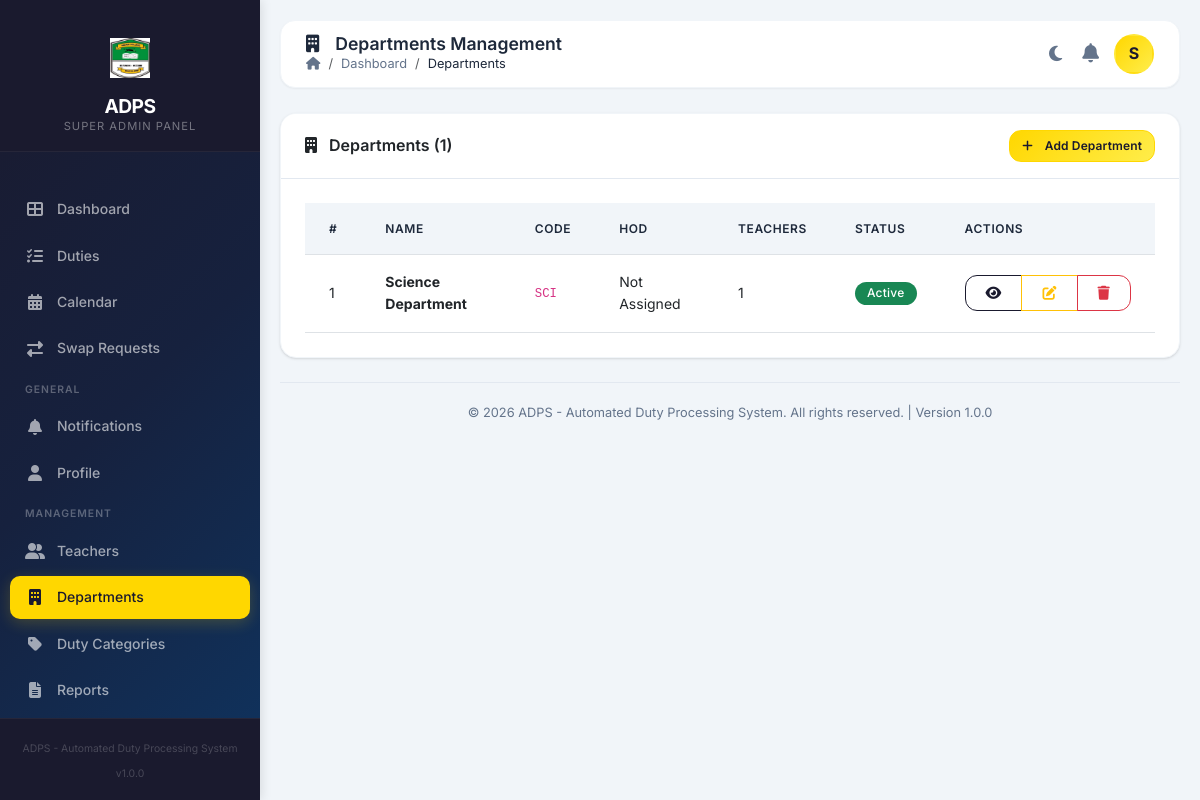
The app's page /views/departments/ (signed in) with its own data.
### tables this page shows
CREATE TABLE users (
    id INT PRIMARY KEY AUTO_INCREMENT,
    username VARCHAR(50) UNIQUE NOT NULL,
    email VARCHAR(100) UNIQUE NOT NULL,
    password VARCHAR(255) NOT NULL,
    full_name VARCHAR(100) NOT NULL,
    role ENUM('super_admin', 'admin', 'teacher') DEFAULT 'teacher',
    status ENUM('active', 'inactive', 'suspended') DEFAULT 'active',
    email_verified BOOLEAN DEFAULT FALSE,
    two_factor_enabled BOOLEAN DEFAULT FALSE,
    two_factor_secret VARCHAR(255) NULL,
    remember_token VARCHAR(100) NULL,
    last_login DATETIME NULL,
    last_ip VARCHAR(45) NULL,
    created_at TIMESTAMP DEFAULT CURRENT_TIMESTAMP,
    updated_at TIMESTAMP DEFAULT CURRENT_TIMESTAMP ON UPDATE CURRENT_TIMESTAMP,
    INDEX idx_email (email),
    INDEX idx_status (status)
);

CREATE TABLE departments (
    id INT PRIMARY KEY AUTO_INCREMENT,
    name VARCHAR(100) NOT NULL,
    code VARCHAR(20) UNIQUE NOT NULL,
    description TEXT,
    hod_id INT NULL,
    contact_email VARCHAR(100),
    contact_phone VARCHAR(20),
    year_established YEAR,
    status ENUM('active', 'inactive') DEFAULT 'active',
    created_at TIMESTAMP DEFAULT CURRENT_TIMESTAMP,
    updated_at TIMESTAMP DEFAULT CURRENT_TIMESTAMP ON UPDATE CURRENT_TIMESTAMP,
    INDEX idx_code (code),
    FOREIGN KEY (hod_id) REFERENCES teachers(id) ON DELETE SET NULL
);

### views/departments/index.php (the view, shortened to what the rows shown need)
<?php
require_once __DIR__ . '/../../includes/functions.php';
require_once __DIR__ . '/../../includes/auth.php';
require_once __DIR__ . '/../../models/Department.php';
$auth = new Auth();
$filters = [];
$departments = Department::all($filters);
require_once __DIR__ . '/../../includes/header.php';
?>
<div class="card">
    <div class="card-body">
        <?php if (empty($departments)): ?>
            <div class="text-center py-5">
                <i class="fas fa-building fa-3x text-muted d-block mb-3"></i>
                <h5 class="text-muted">No departments found</h5>
                <a href="<?php echo SITE_URL; ?>/views/departments/create.php" class="btn btn-accent">
                    <i class="fas fa-plus me-2"></i> Add Department
                </a>
            </div>
        <?php else: ?>
            <div class="table-responsive">
                <table class="table table-hover">
                    <thead>
                        <tr>
                            <th>#</th>
                            <th>Name</th>
                            <th>Code</th>
                            <th>HOD</th>
                            <th>Teachers</th>
                            <th>Status</th>
                            <th>Actions</th>
                        </tr>
                    </thead>
                    <tbody>
                        <?php foreach ($departments as $index => $dept): ?>
                            <tr>
                                <td><?php echo $index + 1; ?></td>
                                <td><strong><?php echo htmlspecialchars($dept['name']); ?></strong></td>
                                <td><code><?php echo htmlspecialchars($dept['code']); ?></code></td>
                                <td><?php echo htmlspecialchars($dept['hod_name'] ?? 'Not Assigned'); ?></td>
                                <td><?php echo $dept['teacher_count'] ?? 0; ?></td>
                                <td>
                                    <span class="badge bg-<?php echo getStatusBadgeColor($dept['status']); ?>">
                                        <?php echo ucfirst($dept['status']); ?>
                                    </span>
                                </td>
                                <td>
                                    <div class="btn-group btn-group-sm">
                                        <a href="<?php echo SITE_URL; ?>/views/departments/view.php?id=<?php echo $dept['id']; ?>"
                                           class="btn btn-outline-primary">
                                            <i class="fas fa-eye"></i>
                                        </a>
                                        <a href="<?php echo SITE_URL; ?>/views/departments/edit.php?id=<?php echo $dept['id']; ?>"
                                           class="btn btn-outline-warning">
                                            <i class="fas fa-edit"></i>
                                        </a>
                                        <a href="<?php echo SITE_URL; ?>/views/departments/delete.php?id=<?php echo $dept['id']; ?>"
                                           class="btn btn-outline-danger"
                                           onclick="return confirm('Are you sure you want to delete this department?');">
                                            <i class="fas fa-trash"></i>
                                        </a>
                                    </div>
                                </td>
                            </tr>
                        <?php endforeach; ?>
                    </tbody>
                </table>
            </div>
        <?php endif; ?>
    </div>
</div>
<?php
require_once __DIR__ . '/../../includes/footer.php';
?>

### includes/header.php (shortened to what the rows shown need)
<?php
$user = $auth->getUser();
$role = $user['role'] ?? 'teacher';
$teacherInitial = substr($user['full_name'], 0, 1);
$profilePhoto = SITE_URL . '/assets/images/default-avatar.png';
$hasProfilePhoto = false;
?>
<!DOCTYPE html>
<html lang="en">
<head>
    <link href="https://cdn.jsdelivr.net/npm/bootstrap@5.3.0/dist/css/bootstrap.min.css" rel="stylesheet">
    <link href="https://cdnjs.cloudflare.com/ajax/libs/font-awesome/6.4.0/css/all.min.css" rel="stylesheet">
    <link href="<?php echo SITE_URL; ?>/assets/css/styles.css" rel="stylesheet">
</head>
<body>
    <div class="sidebar" id="sidebar">
        <div class="sidebar-brand">
            <span class="logo-icon">
                <img src="<?php echo SITE_URL; ?>/assets/images/logo.jpeg" alt="logo" width="40" height="40">
            </span>
            <h3>ADPS</h3>
            <p><?php echo ucfirst(str_replace('_', ' ', $role)); ?> Panel</p>
        </div>
    </div>
    <div class="main-content">
        <div class="top-header">
            <div class="user-info">
                <div class="user-dropdown">
                    <div class="avatar <?php echo $hasProfilePhoto ? 'has-image' : ''; ?>"
                         style="<?php echo $hasProfilePhoto ? 'background-image: url(' . $profilePhoto . ');' : ''; ?>"
                         data-bs-toggle="dropdown"
                         aria-expanded="false"
                         title="<?php echo htmlspecialchars($user['full_name']); ?>"
                         role="button"
                         tabindex="0">
                        <?php if (!$hasProfilePhoto): ?>
                            <?php echo $teacherInitial; ?>
                        <?php endif; ?>
                    </div>
                </div>
            </div>
        </div>
        <div class="page-content">

### records on screen
users: role "SUPER ADMIN", full_name "S"
departments: name "Science Department", code "SCI", hod_name "Not Assigned", teacher_count "1", status "Active"

### other values on screen
$item['label'] "Dashboard"
$item['label'] "Duties"
$item['label'] "Calendar"
$item['label'] "Swap Requests"
$item['label'] "Notifications"
$item['label'] "Profile"
$item['label'] "Teachers"
$item['label'] "Departments"
$item['label'] "Duty Categories"
$item['label'] "Reports"
SITE_NAME "ADPS - Automated Duty Processing System"
$pageTitle "Departments Management"
$totalCount "1"
